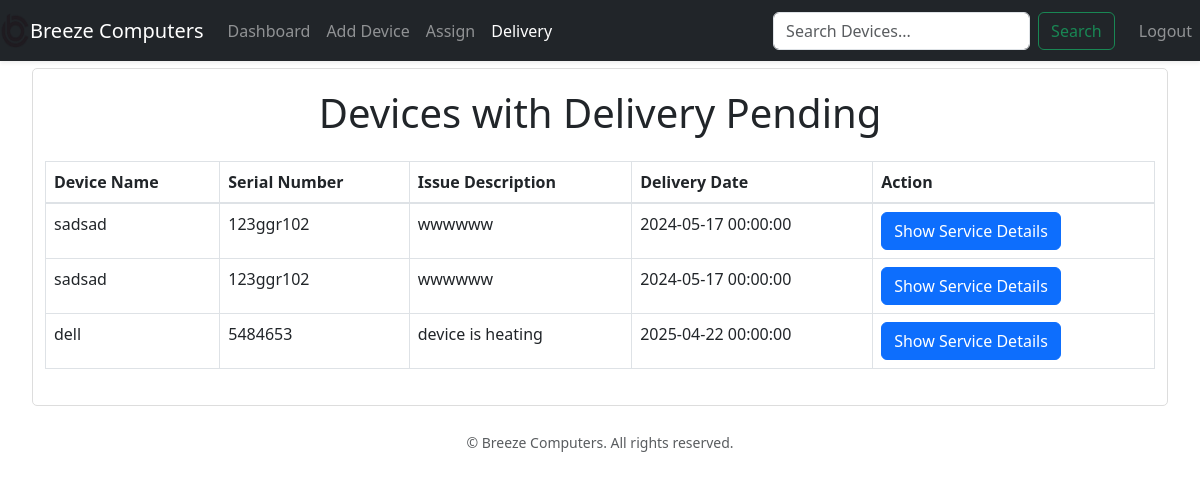
Before: /delivery_ready (signed in) with the older database file.
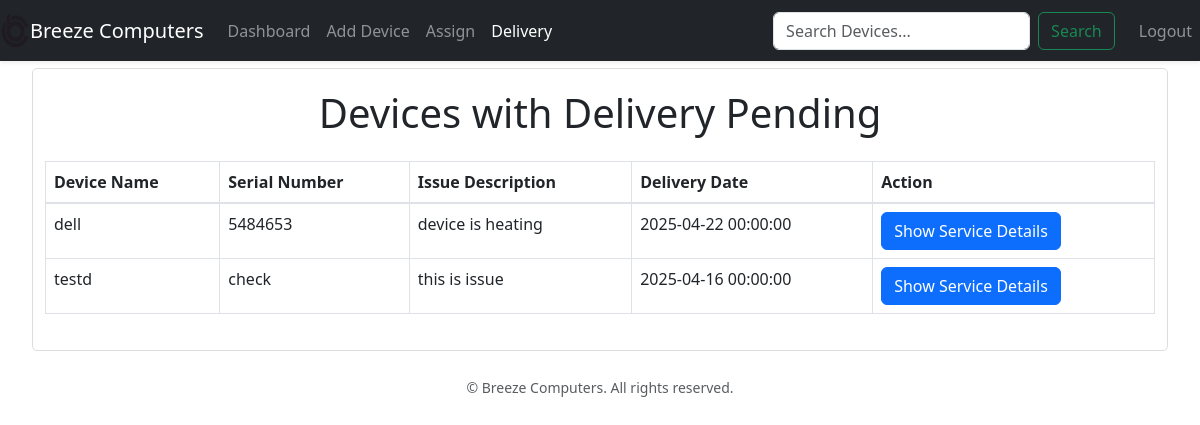
After: the same page with the newer database file.
### models.py (models this page shows, shortened)
class Device(db.Model):
    id = db.Column(db.Integer, primary_key=True)
    device_type = db.Column(db.String(100), nullable=False)
    device_name = db.Column(db.String(100), nullable=False)
    model = db.Column(db.String(100), nullable=False)
    serial_number = db.Column(db.String(100), nullable=False)
    issue_description = db.Column(db.Text, nullable=False)
    device_status = db.Column(db.String(100),nullable=False)
    assign_status = db.Column(db.String(100), default='Unassigned')
    remark = db.Column(db.Text)
    service_id = db.Column(db.Integer, unique=True, nullable=False)
    assigned_to = db.Column(db.Integer)
    added_by = db.Column(db.Integer, db.ForeignKey('user.id'), nullable=False)
    bill_value = db.Column(db.Float, default=0.0)
    bill_status = db.Column(db.String(20), default="unpaid")
    received_date = db.Column(DateTime, nullable=False)
    expected_delivery_date = db.Column(DateTime, nullable=False)
    expected_budget = db.Column(Float, nullable=False)
    customer_id = db.Column(db.Integer, db.ForeignKey('customer.id'), nullable=False)

### app_cusdata.py (the view)
@app.route('/delivery_ready')
@login_required
def delivery_ready():
    if current_user.user_level == 'admin':
        delivery_devices = Device.query.filter_by(assign_status='Delivery Pending').all()
        if not delivery_devices:
            return redirect(url_for('dashboard'))
        device_service_info = {}
        for device in delivery_devices:
            s_id = device.service_id
            service_parts = SparePart.query.filter_by(service_id=s_id).all()
            device_service_info[s_id] = service_parts
        return render_template('delivery_ready.html', delivery_devices=delivery_devices,
                           device_service_info=device_service_info)
    return redirect(url_for('dashboard'))

### app_cusdata.py (called while the page is built)
@app.context_processor
def inject_csrf_token():
    return dict(csrf_token=generate_csrf)

@login_manager.user_loader
def load_user(user_id):
    return User.query.get(int(user_id))

### templates/delivery_ready.html (shortened to what this page needs)
{% extends "base.html" %}
{% block content %}
<div class="container mt-5">
    <h1 class="text-center mb-4">Devices with Delivery Pending</h1>
    <table class="table table-bordered device-table">
        <thead>
            <tr>
                <th>Device Name</th>
                <th>Serial Number</th>
                <th>Issue Description</th>
                <th>Delivery Date</th>
                <th>Action</th>
            </tr>
        </thead>
        <tbody>
        {% for device in delivery_devices %}
            <tr>
                <td>{{ device.device_name }}</td>
                <td>{{ device.serial_number }}</td>
                <td>{{ device.issue_description }}</td>
                <td>{{ device.expected_delivery_date }}</td>
                <td>
                    <button type="button" class="btn btn-primary" onclick="toggleServiceDetails('{{ device.id }}')">Show Service Details</button>
                </td>
            </tr>
        {% endfor %}
        </tbody>
    </table>
</div>
{% endblock %}

Changed rows visible on the page:
no longer on this page (row edited): Device: device_name "sadsad", serial_number "123ggr102", issue_description "wwwwww", expected_delivery_date "2024-05-17 00:00:00"
no longer on this page (row edited): Device: device_name "sadsad", serial_number "123ggr102", issue_description "wwwwww", expected_delivery_date "2024-05-17 00:00:00"
now on this page (row edited): Device: device_name "testd", serial_number "check", issue_description "this is issue", expected_delivery_date "2025-04-16 00:00:00"
